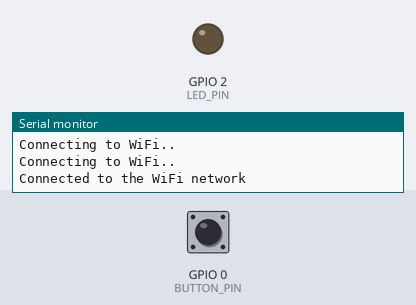
Recording of a sketch running on a simulated ESP32. Shown: output pins drawn as LEDs (lit = HIGH), the last lines printed to the serial monitor. Inputs (shaded band) come from the test bench; at power-on: GPIO 0 (BUTTON_PIN) HIGH. WiFi joins after 1.5 s; servers stay silent unless stated; uploads are accepted with an empty reply.

Above: at 3.2 s.
3.3 s: GPIO 0 (BUTTON_PIN) pulled LOW for 0.15 s
At 3.9 s:
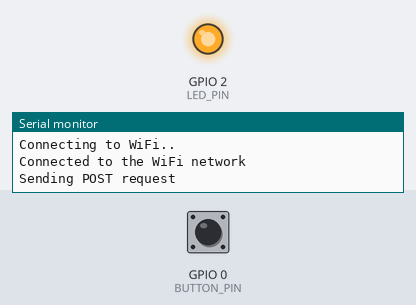
Timing chart, 0 to 10.0 s (numbered marks = the images above; inputs shaded):
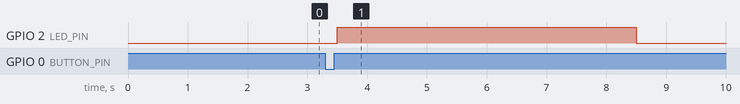

Measured:
- after the input at 3.3 s, GPIO 2 (LED_PIN): LOW → HIGH after 0.20 s, → LOW 5.0 s later

The sketch:

main.ino
```cpp
#include <Arduino.h>

#include <WiFi.h>
#include <WiFiMulti.h>

#include <HTTPClient.h>

#define USE_SERIAL Serial

WiFiMulti wifiMulti;


const char* ssid = "";
const char* password = "";
int BUTTON_PIN = 0;
int LED_PIN = 2;

int buttonState = 0;
int lastButtonState = HIGH;

void setup() {
  pinMode(LED_PIN, OUTPUT);
  pinMode(BUTTON_PIN, INPUT_PULLUP);

  Serial.begin(9600); // Start the Serial communication to send messages to the computer
  WiFi.begin(ssid, password); // Connect to the network

  while (WiFi.status() != WL_CONNECTED) { // Wait for the connection to establish
    delay(1000);
    Serial.println("Connecting to WiFi..");
  }

  Serial.println("Connected to the WiFi network");

}

void loop() {
  buttonState = digitalRead(BUTTON_PIN);
  if (lastButtonState == HIGH && buttonState == LOW) {
    if (WiFi.status() == WL_CONNECTED) { // Check WiFi connection status
      HTTPClient http;

      Serial.println("Sending POST request");
      http.begin("https://card-payment-iot.vercel.app/api/pay"); // Specify request destination
      http.addHeader("Content-Type", "application/json");

      // Prepare your JSON payload as a String
      String payload = "{\"client_id\":\"13520045\"}";

      int httpCode = http.POST(payload); // Send the POST request with payload

      if (httpCode > 0) { //Check for the returning code
        String response = http.getString(); //Get the request response payload
        Serial.println(response); //Print the response payload

        if (httpCode == 200) {
          // LED on for 5 seconds to indicate success
          digitalWrite(LED_PIN, HIGH);
          delay(5000); // Wait for 5 seconds
          digitalWrite(LED_PIN, LOW); // Turn off the LED
        } else if (httpCode == 400) {
          // LED blink for 5 seconds to indicate not found or other error
          for (int i = 0; i < 5; i++) {
            digitalWrite(LED_PIN, HIGH);
            delay(500);
            digitalWrite(LED_PIN, LOW);
            delay(500);
          }
        }
      } else {
        Serial.println("Error on HTTP request");
      }

      http.end(); //Close connection
    }
    delay(1000); // Simple debounce
  }
  lastButtonState = buttonState;
}
```
